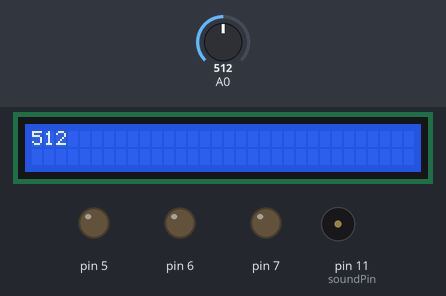
Bench run of a sketch on a simulated Arduino Uno, built with avr-gcc and run on an emulated ATmega328P. Parts: 32×2 character LCD, output pins drawn as LEDs (lit = HIGH), buzzer (waves = sounding). The test bench sets the inputs (shaded band); at power-on: A0 = 512. What the sketch prints to the serial monitor is not drawn.

Above: at 1.2 s.
1.3 s: A0 set to 310
At 2.7 s:
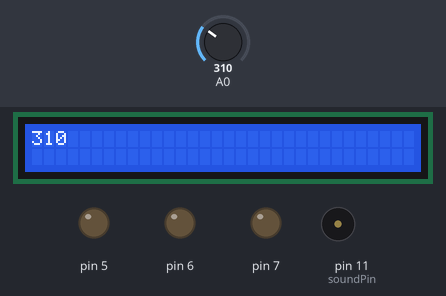
3.5 s: A0 set to 290
At 5.2 s:
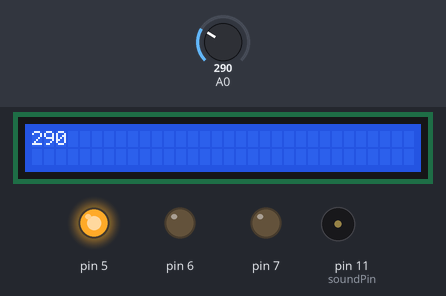
7.6 s: A0 set to 208
At 9.0 s:
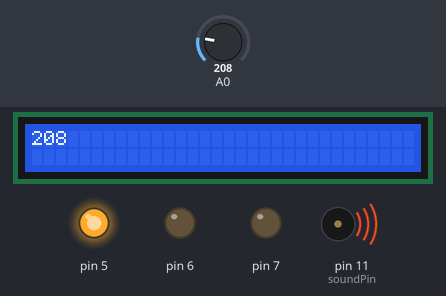
10.6 s: A0 set to 185
At 12.9 s:
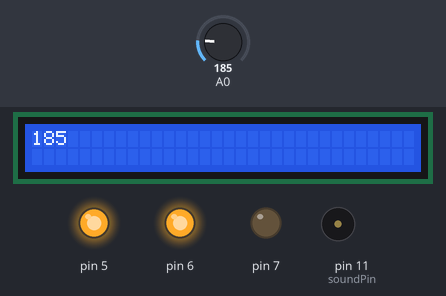
14.7 s: A0 set to 109
At 16.5 s:
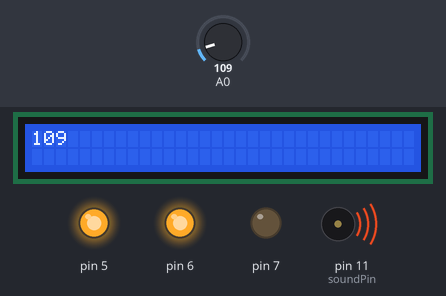
18.1 s: A0 set to 92
At 19.9 s:
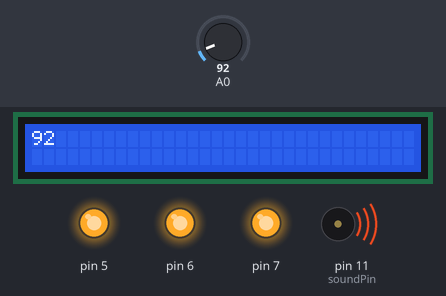
Timing chart, 0 to 23.2 s (numbered marks = the images above; inputs shaded):
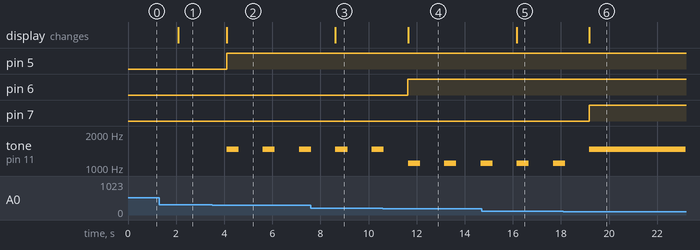

The sketch:

homework6.ino
```cpp
#include <LiquidCrystal_I2C.h>
#include <Wire.h>
LiquidCrystal_I2C lcd(0x27, 0x20,0x2);  // lcd set

int lightlevel;                 // the light of level
int soundPin = 11;              // the pin of buzzer

void setup() {
  // put your setup code here, to run once:
  lcd.init();                   // LCD init
  lcd.backlight();              // open backlight
  Serial.begin(9600);
  pinMode(A0, INPUT);
  pinMode(soundPin, OUTPUT);
  pinMode(5, OUTPUT);
  digitalWrite(5, LOW);
  pinMode(6, OUTPUT);
  digitalWrite(6, LOW);
  pinMode(7, OUTPUT);
  digitalWrite(7, LOW);
}

void loop() {
  // put your main code here, to run repeatedly:
  int pr = analogRead(A0);
  Serial.println(pr);

    digitalWrite(5, LOW);
    digitalWrite(6, LOW);
    digitalWrite(7, LOW);

  if(pr <= 100){                //LV1
    digitalWrite(5, HIGH);
    digitalWrite(6, HIGH);
    digitalWrite(7, HIGH);
    LCDOut(pr);
    tone(soundPin, 1466, 1000);
  }

  else if(pr > 100 && pr <= 200){ //LV2
    digitalWrite(5, HIGH);
    digitalWrite(6, HIGH);
    LCDOut(pr);
    tone(soundPin, 1100, 500);
    delay(500);
  }

  else if(pr > 200 && pr <= 300){ //LV3
    digitalWrite(5, HIGH);
    LCDOut(pr);
    tone(soundPin, 1466, 500);
    delay(500);
  }

  else{                            //LV4
    digitalWrite(5, LOW);
    digitalWrite(6, LOW);
    digitalWrite(7, LOW);
    LCDOut(pr);
  }
  delay(1000);
}

void LCDOut( int light ){
  // to avoid the delay of lcd.clear();
  // clear the first line of LCD
  lcd.setCursor(0, 0);
  lcd.print("   ");
  lcd.setCursor(0, 0);
  lcd.print(light);
}
```

Measured:
- the behaviour switches between 301 and 300 on A0 (found by bisection; images 1 and 2)
- the behaviour switches between 201 and 200 on A0 (found by bisection; images 3 and 4)
- the behaviour switches between 101 and 100 on A0 (found by bisection; images 5 and 6)
- after the input at 1.3 s, the display: changes after 0.79 s (image 1)
- after the input at 3.5 s, pin 5: LOW → HIGH after 0.60 s; tone on pin 11 (soundPin): alternates 1466 Hz for 0.50 s and silent for 1.0 s, starting after 0.60 s; the display: changes after 0.60 s (image 2)
- after the input at 7.6 s, the display: changes after 1.0 s (image 3)
- after the input at 10.6 s, pin 6: LOW → HIGH after 1.0 s; the display: changes after 1.0 s (image 4)
- after the input at 14.7 s, the display: changes after 1.5 s (image 5)
- after the input at 18.1 s, pin 7: LOW → HIGH after 1.1 s; the display: changes after 1.1 s (image 6)
